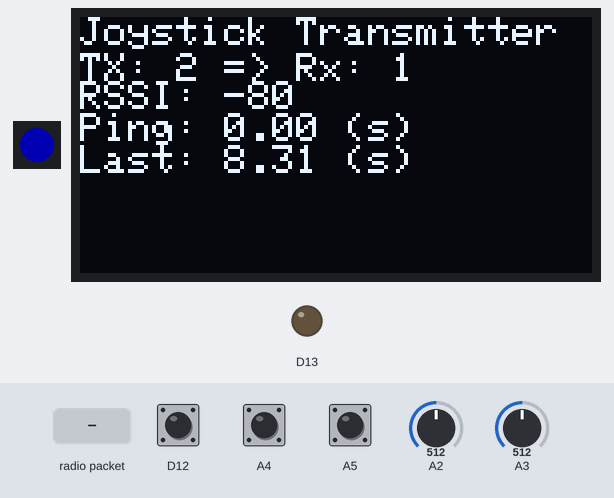
A program run on a simulated Adafruit Feather M0. On the bench: 1 RGB LEDs in strip order, left to right, 128×64 one-colour display, output pins drawn as LEDs (lit = HIGH). Inputs (shaded band) come from the test bench; at power-on: D12 HIGH, A2 = 512, A3 = 512, A4 HIGH, A5 HIGH. Dim RGB values are drawn brighter than linear; the display library's start-up logo is not drawn; no radio packets arrive unless stated; pins used as bus, display or sensor lines are not drawn; what the program prints to the serial monitor is not drawn.

Above: at 8.6 s.
8.7 s: D12 pulled LOW for 0.15 s
At 11.6 s:
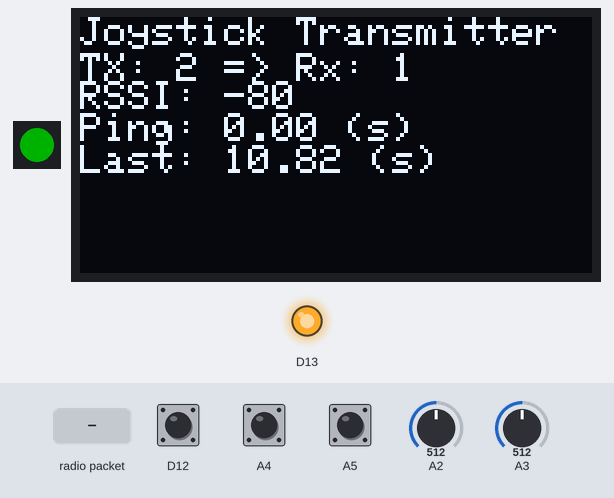
11.8 s: radio packet "RF86" arrives
At 11.99 s:
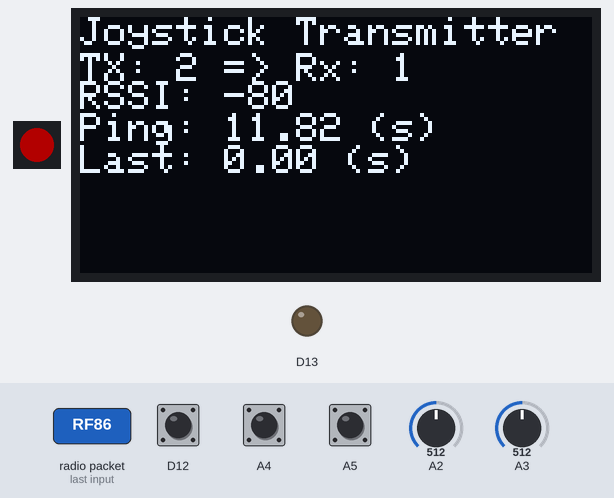
14.2 s: A2 set to 523
15.7 s: A2 set to 546
At 16.8 s:
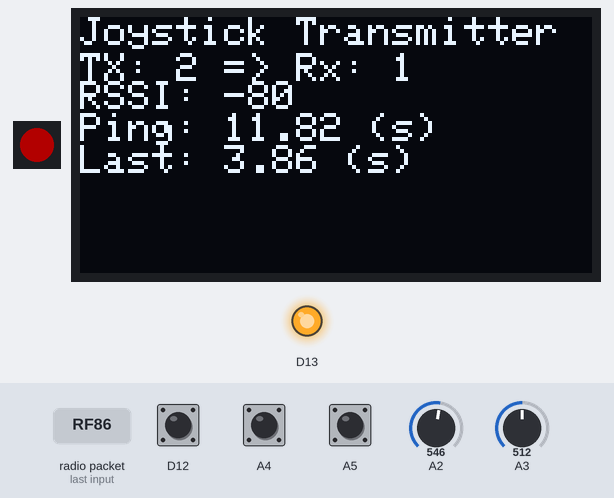
18.7 s: A3 set to 540
At 19.3 s:
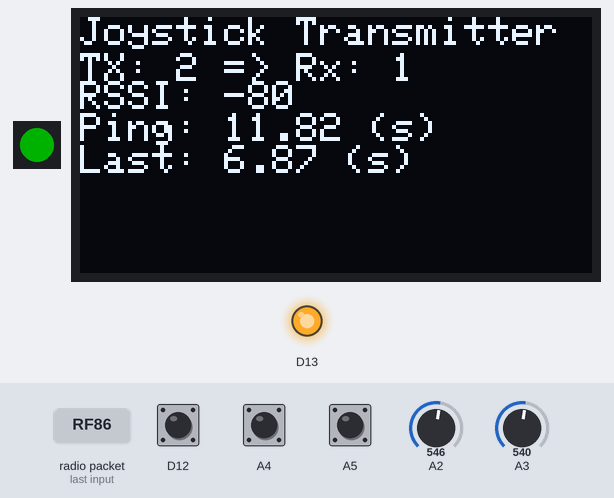
21.7 s: A4 pulled LOW for 0.15 s
At 22.9 s:
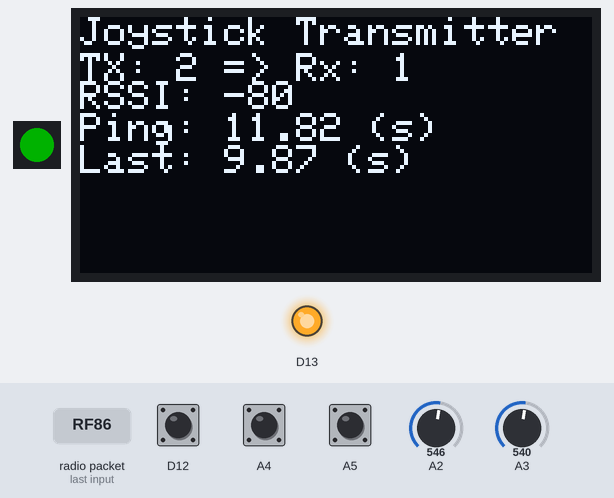
Timing chart, 0 to 24.3 s (numbered marks = the images above; inputs shaded):
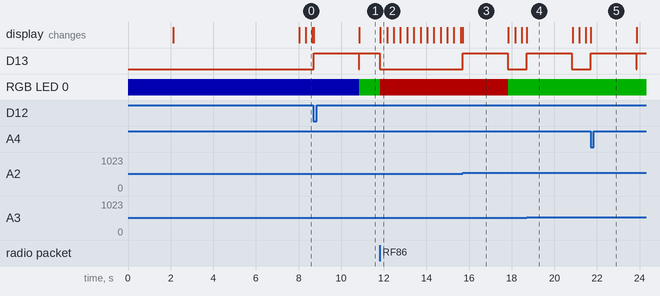

The program:

main.cpp
```cpp
#include <Arduino.h>

/*
  Joystick transmitter. Sends x/y and buttons using RF9X Lora radio.
  Listens for a ping from reciever.
*/

#include <SPI.h>
#include "main.h"
#if CWW_IS_LORA == true
#include <RH_RF95.h>
const int MAX_MESSAGE_LEN = RH_RF95_MAX_MESSAGE_LEN;
RH_RF95 radio(RADIO_CS, RADIO_INT);
#else
#include <RH_RF69.h>
const int MAX_MESSAGE_LEN = RH_RF69_MAX_MESSAGE_LEN;
RH_RF69 radio(RADIO_CS, RADIO_INT);
#endif
#include <RHReliableDatagram.h>
#include <utils.h>
#include <debug.h>
#include <status.h>
#include <controls.h>
#include <screen.h>

#define NODEID        2    // The unique identifier of this node
#define RECEIVER      1    // The recipient of packets

// Class to manage message delivery and receipt, using the driver declared above
RHReliableDatagram manager(radio, NODEID);

//int const MESSAGE_LEN = MAX_MESSAGE_LEN;
// for ACK message
uint8_t buf[MAX_MESSAGE_LEN];

char ping[] = "ping";
uint8_t ping_ack[] = "ok";
unsigned long current_millis;
unsigned long previous_millis;  // for calculating ping time
char charBuf[100]; // for sprintf

// send the joystick/button data to the reciever/robot
void sendData() {
  debugD("Sending ");
  Packet_Packed packedData = getPackedData();
  debugD(sizeof(packedData));
  debugD(" bytes - ");
  if (manager.sendtoWait((uint8_t *)(&packedData), sizeof(packedData), RECEIVER)) {
    // Now wait for a reply from the server
    uint8_t len = sizeof(buf);
    uint8_t from;
    if (manager.recvfromAckTimeout(buf, &len, 2000, &from)) {
      buf[len] = 0; // zero out remaining string
      sprintf(charBuf, "Got reply from #%i [RSSI :%i] : ", from, radio.lastRssi());
      debugD(charBuf); debuglnD((char*)buf);
      statusOk();
      previous_millis = current_millis;
      current_millis = millis();
    } else {
      debuglnD("No reply, is anyone listening?");
      statusError();
    }
  } else {
    debuglnD("Sending failed (no ack)");
    statusError();
  }
}

void oled() {
  doTheOledThing(NODEID, RECEIVER, (int16_t)radio.lastRssi(), current_millis, previous_millis);
}

// check to see if the reciever/robot is trying to send us a ping
void checkForPing() {
  uint8_t len = sizeof(buf);
  uint8_t from;
  if (manager.recvfromAck(buf, &len, &from)) {
    trafficOn();
    buf[len] = 0;
    debugD("Got msg from node "); debugD(from); debugD(": ");
    for (byte i = 0; i < len; i++) {
      debugD((char)buf[i]);
    }
    debugD(", ");
    if (strcmp((char *)&buf, (char *)&ping) != 0) {
      debuglnD("Not a ping.");
      statusError();
    } else {
      previous_millis = current_millis;
      current_millis = millis();
      debuglnD("ok");
      statusOk();
    }

    if (!manager.sendtoWait(ping_ack, sizeof(ping_ack), from)) {
      debuglnD("Sending ping response failed (no ack)");
      statusError();
    }
    trafficOff();
    oled();
  } else {
    if ((millis() - previous_millis) > 8000) {
      oled();
    }
  }
}

/* ************************
 * Setup
 * ************************/
void setup() {
  Serial.begin(SERIAL_BAUD);
  initStatus();
  initOled();
  initControls();

  // Initial State
  pinMode(RADIO_RST, OUTPUT);

  sprintf(charBuf, "Feather %s Transmitter", RADIO_TYPE);
  debuglnD(charBuf);

  // Hard Reset the radio module
  #if CWW_IS_LORA == true
  digitalWrite(RADIO_RST, HIGH);
  delay(10);
  digitalWrite(RADIO_RST, LOW);
  delay(10);
  digitalWrite(RADIO_RST, HIGH);
  delay(10);
  #else
  digitalWrite(RADIO_RST, LOW);
  delay(10);
  digitalWrite(RADIO_RST, HIGH);
  delay(10);
  digitalWrite(RADIO_RST, LOW);
  delay(10);
  #endif

  if (!manager.init()) {
    sprintf(charBuf, "%s radio init failed", RADIO_TYPE);
    debuglnD(charBuf);
    statusError();
    while (1);
  }
  sprintf(charBuf, "%s radio init OK!", RADIO_TYPE);
  debuglnD(charBuf);

  // Defaults after init are 434.0MHz, modulation GFSK_Rb250Fd250, +13dbM (for low power module)
  if (!radio.setFrequency(CWW_RADIO_FREQ)) {
    debuglnD("setFrequency failed");
    statusError();
  }

  radio.setTxPower(CWW_RADIO_POWER, CWW_IS_RFM69HCW);  // range from 14-23 for power

  #if CWW_IS_LORA == false
  radio.setEncryptionKey(ENCRYPTION_KEY);
  #endif

  delay(2000); // Pause for 2 seconds
  char charBuf[100]; // for sprintf
  sprintf(charBuf, "Transmitting %s radio @%.1f, Mhz", RADIO_TYPE, CWW_RADIO_FREQ);
  debuglnD(charBuf);

  oled();
}

/* **************************
 * Continuous Loop
 * **************************/
void loop() {
  Packet data = readJoystick();
  setData(data);
  if (hasJoystickChanged(data)) {
    trafficOn();
    printJoystick(data);
    packData();
    sendData();
    copyJoystickData(data);
    trafficOff();
  } else {
    Serial.flush();
    //radio.sleep();
  }
  checkForPing();
}
```

main.h
```cpp
#include <Arduino.h>

#define CWW_IS_LORA true

#define NETWORKID     100
#define CWW_RADIO_FREQ    915.0

/* for pins on M4 external and feather */
#define RADIO_CS      10
#define RADIO_INT     7
#define RADIO_RST     9

#if CWW_IS_LORA == true
const char RADIO_TYPE[] = "RF95";
#define CWW_RADIO_POWER   23
#define CWW_IS_RFM69HCW   false
#else
const char CWW_RADIO_TYPE[] = "RF86";
#define CWW_RADIO_POWER   20
#define CWW_IS_RFM69HCW   true
// The encryption key has to be the same as the one in the server
uint8_t ENCRYPTION_KEY[] = { 0x01, 0x02, 0x03, 0x04, 0x05, 0x06, 0x07, 0x08,
                  0x01, 0x02, 0x03, 0x04, 0x05, 0x06, 0x07, 0x08};
#endif

#define SERIAL_BAUD   115200
```

Measured:
- the behaviour switches between 531 and 532 on A2 (found by bisection; images 2 and 3)
- the behaviour switches between 531 and 532 on A3 (found by bisection; images 3 and 4)
- after the input at 8.7 s, D13: LOW → HIGH at once, → LOW 2.1 s later, → HIGH 0.03 s later
- after the input at 11.8 s, D13: HIGH → LOW after 0.02 s instead of 1.2 s; the display: changes at once (image 2)
- after the input at 15.7 s, D13: LOW → HIGH at once, → LOW 2.1 s later
- after the input at 18.7 s, D13: LOW → HIGH at once, → LOW 2.1 s later
- after the input at 21.7 s, D13: LOW → HIGH at once, → LOW 2.1 s later, → HIGH 0.03 s later
